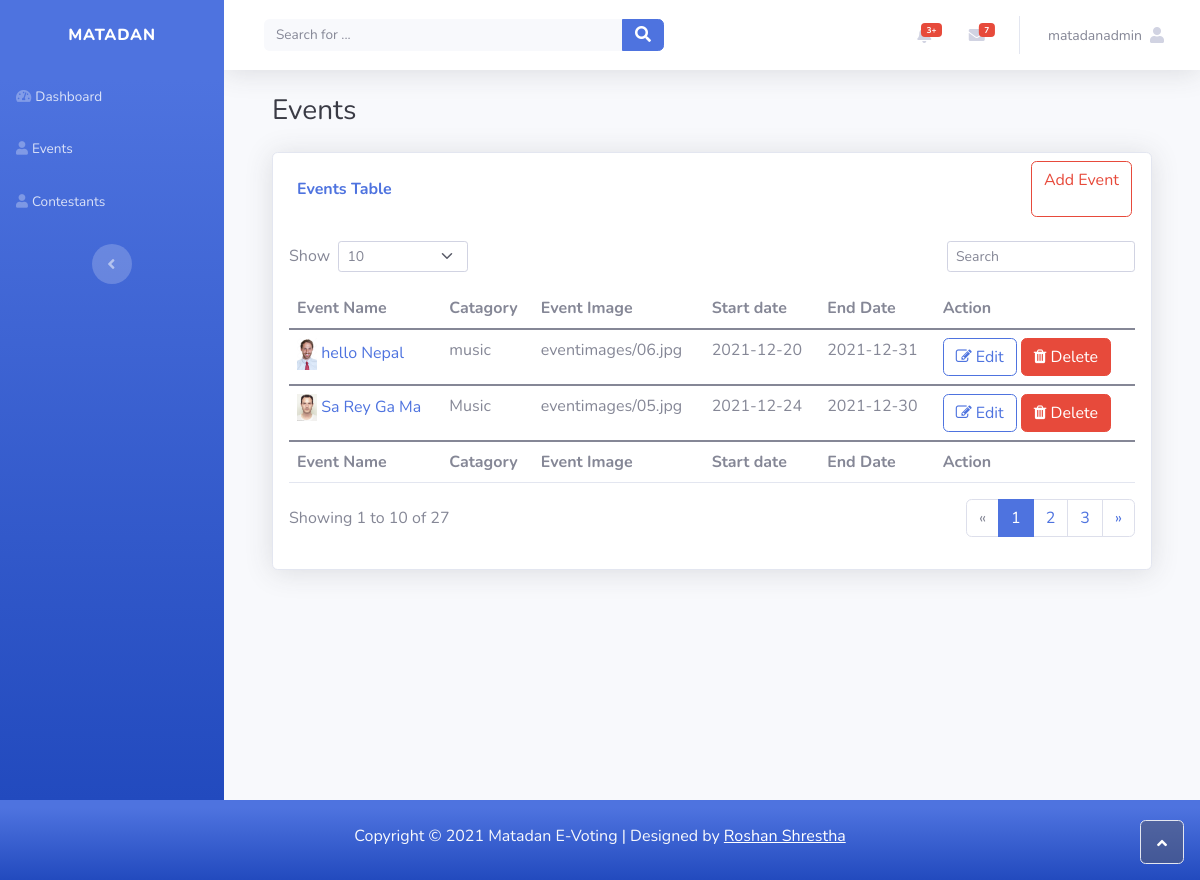
/event (signed in), run on the app's committed database.
### myapp/models.py (models this page shows, shortened)
class Event(models.Model):
    event_name=models.CharField(max_length=30)
    event_catagory=models.CharField(max_length=30)
    event_image=models.ImageField(blank=True, null=True, upload_to="eventimages/")
    event_startdate=models.CharField(max_length=30)
    event_enddate=models.CharField(max_length=30)

### myapp/views.py (the view)
# urls.py: path('event',views.event, name="event"),
def event(request):
    if request.user.is_authenticated and request.user.is_superuser:
        pass
    else:
        messages.warning(request, "You are not Authorized to access this page!!")
        return redirect("/")
    event=Event.objects.all()
    context={
        'events':event
    }
    return render(request, 'dashboard/event.html',context)

### templates/dashboard/event.html (shortened to what this page needs)
{% extends 'dashboard/main.html' %}
{% block body %}
<div class="container mb-5">
    <div class="container-fluid">
        <h3 class="text-dark mb-4">Events</h3>
        <div class="card shadow">
            <div class="row">
                <div class="col-md-6 align-self-center m-4">
                    <p class="text-primary m-0 fw-bold">Events Table</p>
                </div>
                <div class="col-sm-5 m-2 d-lg-flex justify-content-lg-end">
                    <a href="/addevent" type="button" class="btn btn-outline-danger text-allign-center">Add Event</a>
                </div>
            </div>
            <div class="card-body">
                <div class="row">
                    <div class="col-md-6 text-nowrap">
                        <div id="dataTable_length" class="dataTables_length" aria-controls="dataTable">
                            <label class="form-label">Show&nbsp;
                                <select class="d-inline-block form-select form-select-sm">
                                    <option value="10" selected="">10</option>
                                </select>
                            </label>
                        </div>
                    </div>
                    <div class="col-md-6">
                        <div class="text-md-end dataTables_filter" id="dataTable_filter">
                            <label class="form-label"><input type="search" class="form-control form-control-sm" aria-controls="dataTable" placeholder="Search"></label>
                        </div>
                    </div>
                </div>
                <div class="table-responsive table mt-2" id="dataTable" role="grid" aria-describedby="dataTable_info">
                    <table class="table my-0" id="dataTable">
                        <thead>
                            <tr>
                                <th>Event Name</th>
                                <th>Catagory</th>
                                <th>Event Image</th>
                                <th>Start date</th>
                                <th>End Date</th>
                                <th>Action</th>
                            </tr>
                        </thead>
                        {% for event in events %}
                        <tbody>
                            <tr>
                                <td>
                                    <img src="{{event.event_image.url}}" width="20">
                                    <a href="" class="text-decoration-none">
                                        {{event.event_name}}</a>
                                </td>
                                <td>{{event.event_catagory}}</td>
                                <td>{{event.event_image}}</td>
                                <td>{{event.event_startdate}}</td>
                                <td>{{event.event_enddate}}</td>
                                <td>
                                    <a href="{% url 'editevent' event.id %}" class="btn btn-outline-primary"><i class="fa fa-edit"></i>  Edit</a>
                                    <a type="button"  href="{% url 'deleteevent' event.id %}" class="btn btn-danger"><i class="fa fa-trash" ></i>  Delete</a>
                                </td>
                            </tr>
                        </tbody>
                        {% endfor %}
                        <tfoot>
                            <tr>
                                <td><strong>Event Name</strong></td>
                                <td><strong>Catagory</strong></td>
                                <td><strong>Event Image</strong></td>
                                <td><strong>Start date</strong></td>
                                <td><strong>End Date</strong></td>
                                <td><strong>Action</strong></td>
                            </tr>
                        </tfoot>
                    </table>
                </div>
                <div class="row">
                    <div class="col-md-6 align-self-center">
                        <p id="dataTable_info" class="dataTables_info" role="status" aria-live="polite">Showing 1 to 10 of 27</p>
                    </div>
                    <div class="col-md-6">
                        <nav class="d-lg-flex justify-content-lg-end dataTables_paginate paging_simple_numbers">
                            <ul class="pagination">
                                <li class="page-item disabled"><a class="page-link" href="#" aria-label="Previous"><span aria-hidden="true">«</span></a></li>
                                <li class="page-item active"><a class="page-link" href="#">1</a></li>
                                <li class="page-item"><a class="page-link" href="#">2</a></li>
                                <li class="page-item"><a class="page-link" href="#">3</a></li>
                                <li class="page-item"><a class="page-link" href="#" aria-label="Next"><span aria-hidden="true">»</span></a></li>
                            </ul>
                        </nav>
                    </div>
                </div>
            </div>
        </div>
    </div>
</div>
</div>
{% endblock body %}

### templates/dashboard/navbar.html (shortened to what this page needs)
<div class="d-flex flex-column" id="content-wrapper">
  <div id="content">
    <nav class=" navbar navbar-light navbar-expand bg-white shadow mb-4 topbar static-top">
      <div class="container-fluid">
        <form class="
            d-none d-sm-inline-block
            me-auto
            ms-md-3
            my-2 my-md-0
            mw-100
            navbar-search
          ">
          <div class="input-group">
            <input class="bg-light form-control border-0 small" type="text" placeholder="Search for ..." /><button
              class="btn btn-primary py-0" type="button">
              <i class="fas fa-search"></i>
            </button>
          </div>
        </form>
        <ul class="navbar-nav flex-nowrap ms-auto">
          <li class="nav-item dropdown no-arrow mx-1">
            <div class="nav-item dropdown no-arrow">
              <a class="dropdown-toggle nav-link" aria-expanded="false" data-bs-toggle="dropdown" href="#"><span
                  class="badge bg-danger badge-counter">3+</span></a>
            </div>
          </li>
          <li class="nav-item dropdown no-arrow mx-1">
            <div class="nav-item dropdown no-arrow">
              <a class="dropdown-toggle nav-link" aria-expanded="false" data-bs-toggle="dropdown" href="#"><span
                  class="badge bg-danger badge-counter">7</span><i class="fas fa-envelope fa-fw"></i></a>
            </div>
          </li>
          <li class="nav-item dropdown no-arrow">
            <div class="nav-item dropdown no-arrow">
              <a class="dropdown-toggle nav-link" aria-expanded="false" data-bs-toggle="dropdown" href="#">
                <span class="d-none d-lg-inline me-2 text-gray-600 small">{{user.username}}</span>
                  <i class="fas fa-user "></i></a>
            </div>
          </li>
        </ul>
      </div>
    </nav>
  </div>

### data on the page
Event: event_image (picture), event_name "hello Nepal", event_catagory "music", event_image "eventimages/06.jpg", event_startdate "2021-12-20", event_enddate "2021-12-31"
Event: event_image (picture), event_name "Sa Rey Ga Ma", event_catagory "Music", event_image "eventimages/05.jpg", event_startdate "2021-12-24", event_enddate "2021-12-30"

### other printed values
{{ user.username }} "matadanadmin"
